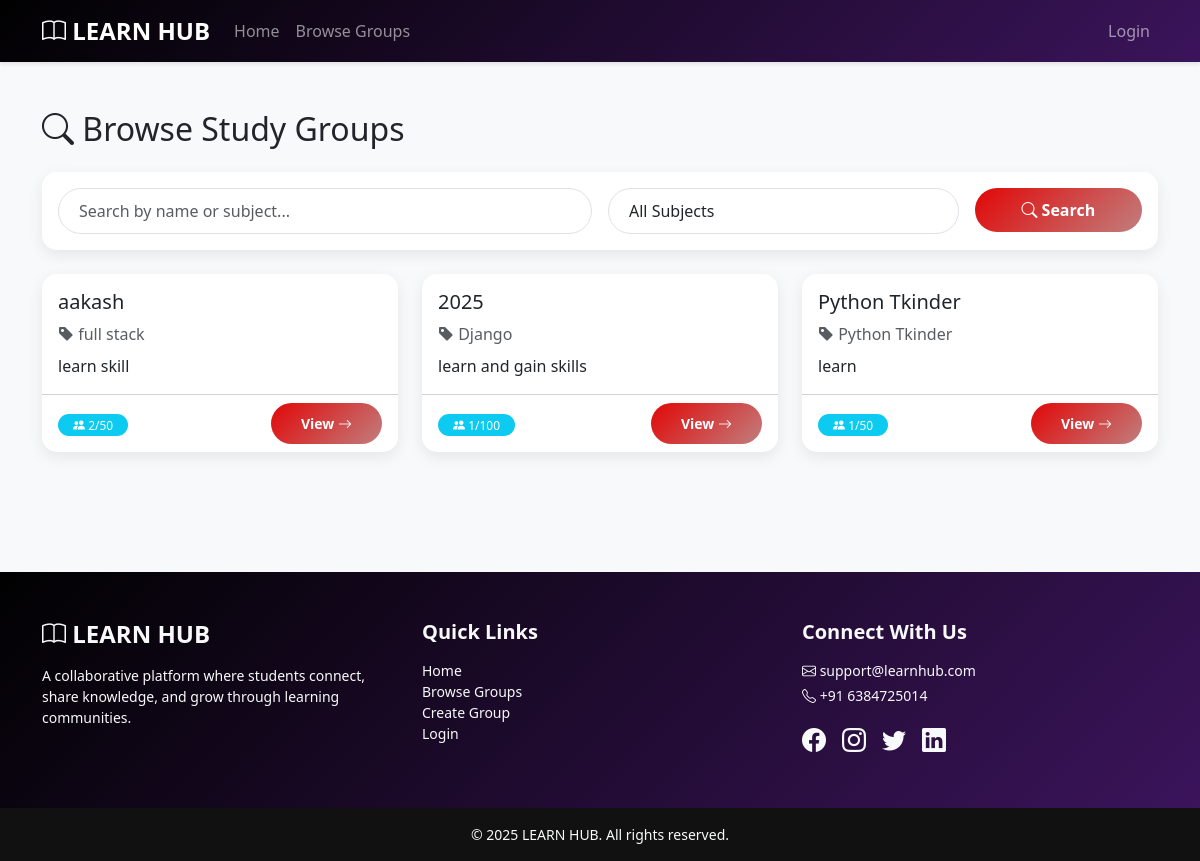
The page /browse/ on the database its author committed.
### groups/models.py (models this page shows, shortened)
class StudyGroup(models.Model):
    name = models.CharField(max_length=200)
    subject = models.CharField(max_length=100)
    description = models.TextField()
    created_by = models.ForeignKey(User, on_delete=models.CASCADE, related_name='created_groups')
    members = models.ManyToManyField(User, related_name='joined_groups', blank=True)
    created_at = models.DateTimeField(auto_now_add=True)
    max_members = models.IntegerField(default=50)
    is_private = models.BooleanField(default=False)
    class Meta:
        ordering = ['-created_at']

### groups/views.py (the view)
# urls.py: path('browse/', views.browse_groups, name='browse_groups'),
def browse_groups(request):
    query = request.GET.get('q', '')
    subject = request.GET.get('subject', '')
    groups = StudyGroup.objects.filter(is_private=False).annotate(
        member_count=Count('members')
    )
    if query:
        groups = groups.filter(
            Q(name__icontains=query) |
            Q(description__icontains=query) |
            Q(subject__icontains=query)
        )
    if subject:
        groups = groups.filter(subject__icontains=subject)
    subjects = StudyGroup.objects.values_list('subject', flat=True).distinct()
    return render(request, 'groups/browse.html', {
        'groups': groups,
        'subjects': subjects,
        'query': query,
        'selected_subject': subject
    })

### groups/templates/groups/browse.html (shortened to what this page needs)
{% extends 'base.html' %}
{% block content %}
<div class="container my-5">
    <h2 class="mb-4"><i class="bi bi-search"></i> Browse Study Groups</h2>
    <div class="card mb-4">
        <div class="card-body">
            <form method="get" class="row g-3">
                <div class="col-md-6">
                    <input type="text" name="q" class="form-control search-box" placeholder="Search by name or subject..." value="{{ query }}">
                </div>
                <div class="col-md-4">
                    <select name="subject" class="form-control search-box">
                        <option value="">All Subjects</option>
                    </select>
                </div>
                <div class="col-md-2">
                    <button type="submit" class="btn btn-primary w-100">
                        <i class="bi bi-search"></i> Search
                    </button>
                </div>
            </form>
        </div>
    </div>
    <div class="row">
        {% for group in groups %}
        <div class="col-md-6 col-lg-4 mb-4">
            <div class="card h-100">
                <div class="card-body">
                    <h5 class="card-title">{{ group.name }}</h5>
                    <p class="text-muted mb-2">
                        <i class="bi bi-tag-fill"></i> {{ group.subject }}
                    </p>
                    <p class="card-text">{{ group.description|truncatewords:25 }}</p>
                </div>
                <div class="card-footer bg-transparent">
                    <div class="d-flex justify-content-between align-items-center">
                        <div>
                            <span class="badge bg-info">
                                <i class="bi bi-people-fill"></i> {{ group.member_count }}/{{ group.max_members }}
                            </span>
                        </div>
                        <a href="{% url 'group_detail' group.pk %}" class="btn btn-primary btn-sm">
                            View <i class="bi bi-arrow-right"></i>
                        </a>
                    </div>
                </div>
            </div>
        </div>
        {% endfor %}
    </div>
</div>
{% endblock %}

### groups/templates/base.html (style rules this page uses)
:root { --primary-color: #4a5fc1; --secondary-color: #6c757d; --success-color: #28a745; --info-color: #17a2b8; --warning-color: #ffc107; --danger-color: #dc3545; }
body { font-family: 'Segoe UI', Tahoma, Geneva, Verdana, sans-serif; background-color: #f8f9fa; min-height: 100vh; display: flex; flex-direction: column; }
.card { border: none; border-radius: 15px; box-shadow: 0 5px 15px rgba(0,0,0,.08); transition: transform 0.3s ease, box-shadow 0.3s ease; height: 100%; }
.btn-primary { background: linear-gradient(135deg, #e10707 0%, #c17e7e 100%); border: none; border-radius: 25px; padding: 10px 30px; font-weight: 600; transition: all 0.3s ease; }
.badge { border-radius: 20px; padding: 5px 15px; font-weight: 500; }
.search-box { border-radius: 25px; padding: 10px 20px; }

### rows shown on the page
StudyGroup: name "aakash", subject "full stack", description "learn skill", member_count "2", max_members "50"
StudyGroup: name "2025", subject "Django", description "learn and gain skills", member_count "1", max_members "100"
StudyGroup: name "Python Tkinder", subject "Python Tkinder", description "learn", member_count "1", max_members "50"
